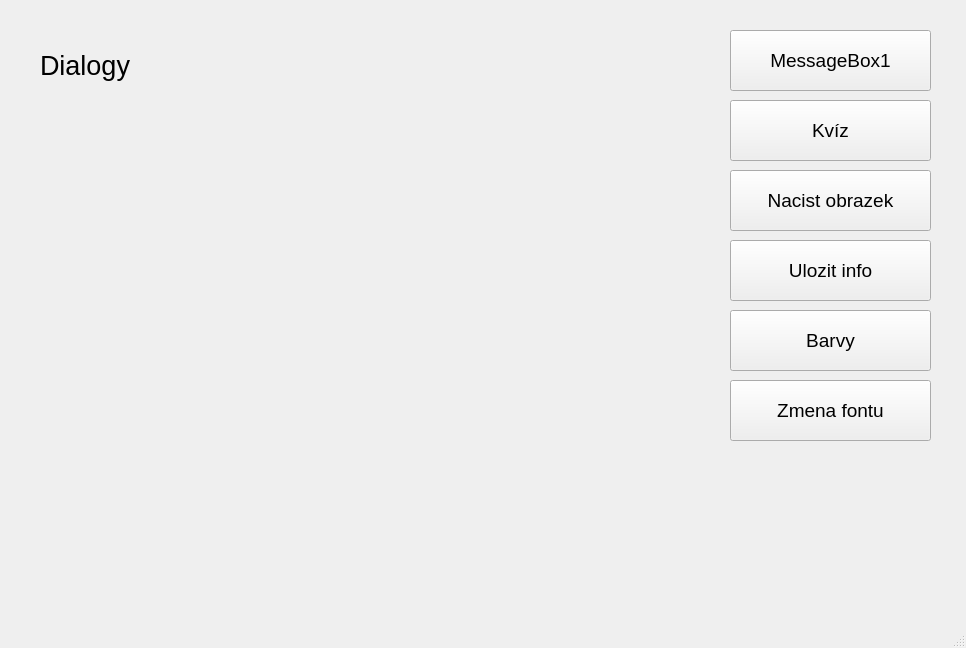
<?xml version="1.0" encoding="UTF-8"?>
<ui version="4.0">
 <class>MainWindow</class>
 <widget class="QMainWindow" name="MainWindow">
  <property name="geometry">
   <rect>
    <x>0</x>
    <y>0</y>
    <width>966</width>
    <height>648</height>
   </rect>
  </property>
  <property name="windowTitle">
   <string>MainWindow</string>
  </property>
  <widget class="QWidget" name="centralwidget">
   <widget class="QPushButton" name="btn_msgBox1">
    <property name="geometry">
     <rect>
      <x>730</x>
      <y>30</y>
      <width>201</width>
      <height>61</height>
     </rect>
    </property>
    <property name="font">
     <font>
      <pointsize>14</pointsize>
     </font>
    </property>
    <property name="text">
     <string>MessageBox1</string>
    </property>
   </widget>
   <widget class="QPushButton" name="btn_kviz">
    <property name="geometry">
     <rect>
      <x>730</x>
      <y>100</y>
      <width>201</width>
      <height>61</height>
     </rect>
    </property>
    <property name="font">
     <font>
      <pointsize>14</pointsize>
     </font>
    </property>
    <property name="text">
     <string>Kvíz</string>
    </property>
   </widget>
   <widget class="QPushButton" name="btn_nacist">
    <property name="geometry">
     <rect>
      <x>730</x>
      <y>170</y>
      <width>201</width>
      <height>61</height>
     </rect>
    </property>
    <property name="font">
     <font>
      <pointsize>14</pointsize>
     </font>
    </property>
    <property name="text">
     <string>Nacist obrazek</string>
    </property>
   </widget>
   <widget class="QLabel" name="l_image">
    <property name="geometry">
     <rect>
      <x>40</x>
      <y>100</y>
      <width>671</width>
      <height>501</height>
     </rect>
    </property>
    <property name="text">
     <string/>
    </property>
   </widget>
   <widget class="QPushButton" name="btn_ulozitInfo">
    <property name="geometry">
     <rect>
      <x>730</x>
      <y>240</y>
      <width>201</width>
      <height>61</height>
     </rect>
    </property>
    <property name="font">
     <font>
      <pointsize>14</pointsize>
     </font>
    </property>
    <property name="text">
     <string>Ulozit info</string>
    </property>
   </widget>
   <widget class="QPushButton" name="btn_color">
    <property name="geometry">
     <rect>
      <x>730</x>
      <y>310</y>
      <width>201</width>
      <height>61</height>
     </rect>
    </property>
    <property name="font">
     <font>
      <pointsize>14</pointsize>
     </font>
    </property>
    <property name="text">
     <string>Barvy</string>
    </property>
   </widget>
   <widget class="QPushButton" name="btn_font">
    <property name="geometry">
     <rect>
      <x>730</x>
      <y>380</y>
      <width>201</width>
      <height>61</height>
     </rect>
    </property>
    <property name="font">
     <font>
      <pointsize>14</pointsize>
     </font>
    </property>
    <property name="text">
     <string>Zmena fontu</string>
    </property>
   </widget>
   <widget class="QLabel" name="l_dialogy">
    <property name="geometry">
     <rect>
      <x>40</x>
      <y>20</y>
      <width>601</width>
      <height>91</height>
     </rect>
    </property>
    <property name="font">
     <font>
      <pointsize>20</pointsize>
     </font>
    </property>
    <property name="text">
     <string>Dialogy</string>
    </property>
   </widget>
  </widget>
  <widget class="QMenuBar" name="menubar">
   <property name="geometry">
    <rect>
     <x>0</x>
     <y>0</y>
     <width>966</width>
     <height>26</height>
    </rect>
   </property>
  </widget>
  <widget class="QStatusBar" name="statusbar"/>
 </widget>
 <resources/>
 <connections/>
</ui>
